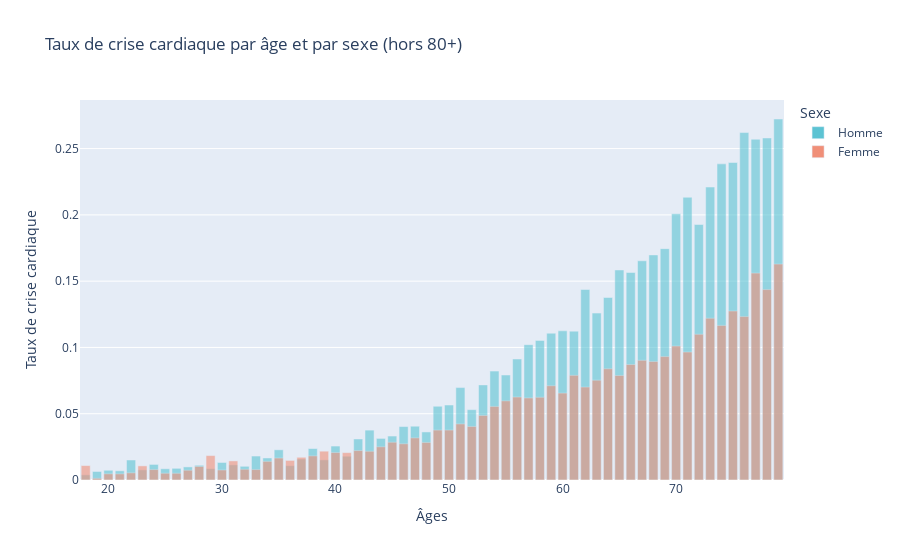

This figure's notebook cell:
### Markdown cell above
On a maintenant une idée du profil (âge et sexe) des personnes appelées. On a forcément plus de personnes au dessus de 80 ans car plus de tranches d'âges sont regroupées dans la même catégorie. Pour les personnes de moins de 80 ans, on remarque que la répartition est à peu près uniforme entre les différentes tranches d'âges, avec un peu plus de gens entre 60 et 80 ans. On peut penser que c'est une tranche d'âge qui a plus de temps pour répondre à ce genre d'appel.

On veut alors voir le nombre de crises cardiaques en fonction de l'âge et du sexe dans notre échantillon. Comme on a vu qu'on n'avait pas le même nombre de personnes dans chaque tranche d'âge, on va normaliser le nombre de crises cardiaques par le nombre total de personnes dans chaque tranche d'âge et dans chaque sexe.

### Code cell
# Nombre total de personnes appelées par âge et sexe (hors 80+)
age_sex_total = df_train[df_train['_AGE80'] < 80].groupby(['_AGE80', 'SEXVAR']).size().reset_index(name='total')
age_sex_total['Sexe'] = age_sex_total['SEXVAR'].map(sex_labels)

# Nombre de personnes ayant eu un arrêt cardiaque par âge et sexe (hors 80+)
cardiac_age_sex = df_train[(df_train['TARGET'] == True) & (df_train['_AGE80'] < 80)] \
    .groupby(['_AGE80', 'SEXVAR']).size().reset_index(name='cardiac_count')
cardiac_age_sex['Sexe'] = cardiac_age_sex['SEXVAR'].map(sex_labels)

# Fusionner pour calculer le taux
merged = age_sex_total.merge(cardiac_age_sex, on=['_AGE80', 'SEXVAR', 'Sexe'], how='left')
merged['cardiac_count'] = merged['cardiac_count'].fillna(0)
merged['taux_crise_cardiaque'] = merged['cardiac_count'] / merged['total']

import plotly.express as px

fig = px.bar(
    merged,
    x='_AGE80',
    y='taux_crise_cardiaque',
    color='Sexe',
    barmode='overlay',
    opacity=0.6,
    color_discrete_sequence=plotly_colors[:2],
    labels={'_AGE80': "Âges", 'taux_crise_cardiaque': 'Taux de crise cardiaque'},
    title="Taux de crise cardiaque par âge et par sexe (hors 80+)"
)
fig.show()

### Figure 1 — Plotly figure (JSON) as saved in the notebook; plotly's stock layout.template omitted (floating-point values rounded to 4 significant figures)
{"data": [{"hovertemplate": "Sexe=Homme<br>Âges=%{x}<br>Taux de crise cardiaque=%{y}<extra></extra>", "legendgroup": "Homme", "marker": {"color": "#5cc3d3", "opacity": 0.6, "pattern": {"shape": ""}}, "name": "Homme", "orientation": "v", "showlegend": true, "textposition": "auto", "type": "bar", "x": [18.0, 19.0, 20.0, 21.0, 22.0, 23.0, 24.0, 25.0, 26.0, 27.0, 28.0, 29.0, 30.0, 31.0, 32.0, 33.0, 34.0, 35.0, 36.0, 37.0, 38.0, 39.0, 40.0, 41.0, 42.0, 43.0, 44.0, 45.0, 46.0, 47.0, 48.0, 49.0, 50.0, 51.0, 52.0, 53.0, 54.0, 55.0, 56.0, 57.0, 58.0, 59.0, 60.0, 61.0, 62.0, 63.0, 64.0, 65.0, 66.0, 67.0, 68.0, 69.0, 70.0, 71.0, 72.0, 73.0, 74.0, 75.0, 76.0, 77.0, 78.0, 79.0], "xaxis": "x", "y": [0.003876, 0.006446, 0.007353, 0.00695, 0.0151, 0.00764, 0.01174, 0.00846, 0.008811, 0.009883, 0.0111, 0.008584, 0.01323, 0.01141, 0.01033, 0.01808, 0.01663, 0.02277, 0.01079, 0.01584, 0.02374, 0.01519, 0.02561, 0.01793, 0.03095, 0.03763, 0.03137, 0.03316, 0.04031, 0.04058, 0.03626, 0.05563, 0.05656, 0.06971, 0.05305, 0.07176, 0.08214, 0.07921, 0.09129, 0.1021, 0.1053, 0.1107, 0.1125, 0.1123, 0.1437, 0.1259, 0.1377, 0.1584, 0.1565, 0.1654, 0.1698, 0.1745, 0.2008, 0.2133, 0.1927, 0.221, 0.2385, 0.2395, 0.2621, 0.2571, 0.258, 0.2723], "yaxis": "y"}, {"hovertemplate": "Sexe=Femme<br>Âges=%{x}<br>Taux de crise cardiaque=%{y}<extra></extra>", "legendgroup": "Femme", "marker": {"color": "#f08f78", "opacity": 0.6, "pattern": {"shape": ""}}, "name": "Femme", "orientation": "v", "showlegend": true, "textposition": "auto", "type": "bar", "x": [18.0, 19.0, 20.0, 21.0, 22.0, 23.0, 24.0, 25.0, 26.0, 27.0, 28.0, 29.0, 30.0, 31.0, 32.0, 33.0, 34.0, 35.0, 36.0, 37.0, 38.0, 39.0, 40.0, 41.0, 42.0, 43.0, 44.0, 45.0, 46.0, 47.0, 48.0, 49.0, 50.0, 51.0, 52.0, 53.0, 54.0, 55.0, 56.0, 57.0, 58.0, 59.0, 60.0, 61.0, 62.0, 63.0, 64.0, 65.0, 66.0, 67.0, 68.0, 69.0, 70.0, 71.0, 72.0, 73.0, 74.0, 75.0, 76.0, 77.0, 78.0, 79.0], "xaxis": "x", "y": [0.01088, 0.001272, 0.004662, 0.004619, 0.005411, 0.01065, 0.007882, 0.005097, 0.005081, 0.007373, 0.01019, 0.0184, 0.007564, 0.01441, 0.008088, 0.00788, 0.01408, 0.01656, 0.01479, 0.01715, 0.01819, 0.02174, 0.02073, 0.02064, 0.0222, 0.02169, 0.02505, 0.0285, 0.02732, 0.03178, 0.02833, 0.03766, 0.03769, 0.04231, 0.04039, 0.0487, 0.0555, 0.0597, 0.0626, 0.0619, 0.06241, 0.07111, 0.06554, 0.07895, 0.0701, 0.07534, 0.08389, 0.07885, 0.08713, 0.09028, 0.08941, 0.0931, 0.1011, 0.09655, 0.1099, 0.1221, 0.1166, 0.1275, 0.1233, 0.1561, 0.1436, 0.1629], "yaxis": "y"}], "layout": {"barmode": "overlay", "legend": {"title": {"text": "Sexe"}, "tracegroupgap": 0}, "title": {"text": "Taux de crise cardiaque par âge et par sexe (hors 80+)"}, "xaxis": {"anchor": "y", "domain": [0, 1], "title": {"text": "Âges"}}, "yaxis": {"anchor": "x", "domain": [0, 1], "title": {"text": "Taux de crise cardiaque"}}}}
